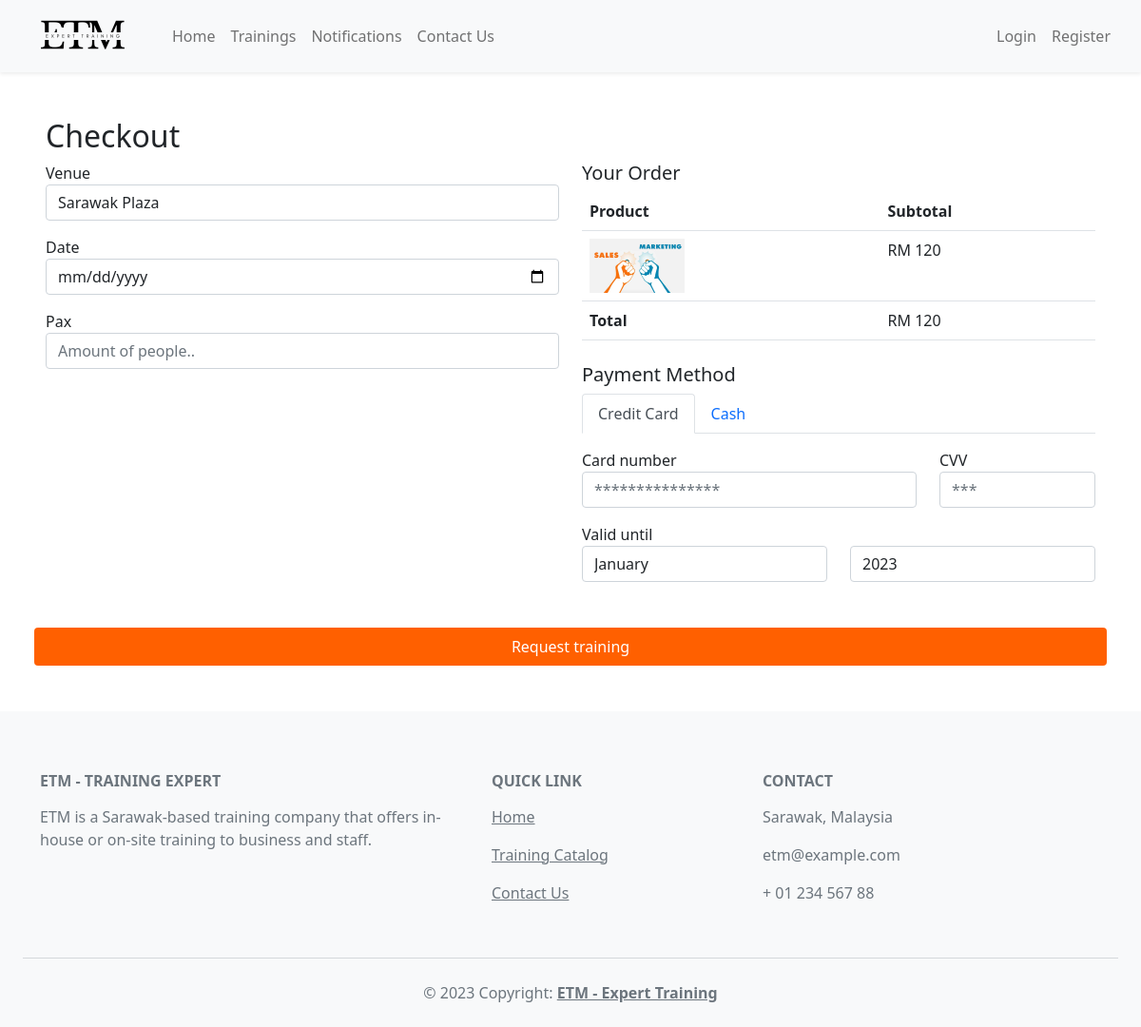
/payment.php?Id=GetOption&OptionId=Sales and Marketing Skills, run on the app's committed database.
### tables this page shows
CREATE TABLE `tblcourse` (
  `CourseId` int(10) NOT NULL,
  `CourseName` varchar(40) DEFAULT NULL,
  `Description` varchar(255) DEFAULT NULL,
  `Duration` varchar(30) DEFAULT NULL,
  `ImageCourse` varchar(255) DEFAULT NULL,
  `PriceCourse` int(10) DEFAULT NULL,
  `InstructorName` varchar(30) DEFAULT NULL,
  `LocationId` int(10) DEFAULT NULL,
  `ConpanyStatus` varchar(15) DEFAULT NULL
);

### payment.php (the view, shortened to what this page needs)
<!DOCTYPE html>
<html lang="en">
<head>
    <link href="https://cdn.jsdelivr.net/npm/bootstrap@5.0.0-beta2/dist/css/bootstrap.min.css" rel="stylesheet">
    <link rel="stylesheet" href="https://cdnjs.cloudflare.com/ajax/libs/bootstrap/5.0.2/css/bootstrap.min.css" />
</head>
<body>
<?php
include("include/navbar.php");
    $servername = "localhost";
    $username = "root";
    $password = "";
    $dbname = "database";
    $conn = mysqli_connect($servername, $username, $password, $dbname);
    if($_POST['place_order']){
    $datetime = new DateTime();
    $datetime_str = $datetime->format('Y-m-d H:i:s');
    if($_SESSION['email'] == true){
        $SelectOption = "SELECT * FROM tblcourse WHERE CourseName = '".$_GET['OptionId']."' ";
        $SelectOptionRs = mysqli_query($conn,$SelectOption);
        $filename = $_FILES["cash"]["name"];
        $tempname = $_FILES["cash"]["tmp_name"];
        $folder = "receipts_images/".$filename;
        mkdir("receipts_images");
        move_uploaded_file($tempname, $folder);
        if(mysqli_num_rows($SelectOptionRs) > 0)
        {
            if($_POST['creditcard'] == ""){
                $getVALUE = " Cash";
            }
            else{
                $getVALUE = " Credit Card";
            }
            $Selectrow = mysqli_fetch_array($SelectOptionRs);
            $AddRequestInfo = "INSERT INTO tbltrainingrequest(email,CourseName,Venue,Date,Pax,CVV,Images,PaymentMethod,CreditCardNum,PaymentStatus,RequestTime,RequestStatus)
            VALUES(
            '".trim($_SESSION["email"])."',
            '".trim($Selectrow['CourseName'])."',
            '".trim($_POST["venue"])."',
            '".trim($_POST["date"])."',
            '".trim($_POST["pax"])."',
            '".trim($_POST["cvv"])."',
            '$folder',
            '".trim($getVALUE)."',
            '".trim($_POST['creditcard'])."',
            'Pending',
            '".$datetime_str."',
            'Pending')";
            $RequestInfoResult = mysqli_query($conn,$AddRequestInfo);
            if($RequestInfoResult)
            {
                echo "<script>alert('New record created successfully');</script>";
                echo "<script>location='index.php';</script>";
            }
            else
                echo "<script>alert('Something wrong');</script>";
            echo "<script>location='index.php';</script>";
        }
    }
}
	else if($_GET['Id'] == "GetOption" && $_GET['OptionId'] != "")
	{
		$SelectOption = "SELECT * FROM tblcourse WHERE CourseName = '".$_GET['OptionId']."' ";
		$SelectOptionRs = mysqli_query($conn,$SelectOption);
		if(mysqli_num_rows($SelectOptionRs) > 0)
		{
			while($Selectrow = mysqli_fetch_array($SelectOptionRs))
			{
				$SelectImg = $Selectrow['ImageCourse'];
      }
		}
	}
?>
    <div class="container-fluid px-5">
        <div class="row my-5">
            <h2>Checkout</h2>
            <div class="col-sm-6">
                <form name="form" id="form" method="POST" enctype="multipart/form-data">
                    <label for="venue">Venue</label>
                    <select name = "venue" id = "venue" class="form-control mb-3">
                      <option value = "Sarawak Plaza">Sarawak Plaza</option>
                    </select>
                    <label for="date">Date</label>
                    <input type="date" class="form-control mb-3" id="date" name="date">
                    <label for="pax">Pax</label>
                    <input type="number" class="form-control mb-3" id="pax" name="pax" placeholder="Amount of people.." min="1" max="6" >
            </div>
            <div class="col-sm-6">
                <h5>Your Order</h5>
                <table class="table w-100">
                    <tr>
                        <th>Product</th>
                        <th>Subtotal</th>
                    </tr>
                    <tr>
                        <td>
						<?php
							echo '<img src="CourseImage/'.$SelectImg.'"/ class="img-fluid" width="100">';
						?>
                        </td>
                        <td>
                            <p>RM <?php
                            $SelectOptionRs = mysqli_query($conn,$SelectOption);
                            $Selectrow = mysqli_fetch_array($SelectOptionRs);
                             echo $Selectrow['PriceCourse']?></p>
                        </td>
                    </tr>
                    <tr>
                        <th>Total</th>
                        <td>RM <?php echo $Selectrow['PriceCourse']?></td>
                    </tr>
                </table>
                <h5 class="mt-4">Payment Method</h5>
                <ul class="nav nav-tabs">
                    <li class="nav-item"><a class="nav-link active" data-bs-toggle="tab" href="#credit">Credit Card</a></li>
                    <li class="nav-item"><a class="nav-link" data-bs-toggle="tab" href="#cash">Cash</a></li>
                </ul>
                <div class="tab-content">
                    <div id="credit" class="tab-pane fade show active">
                    <div class="row mt-3">
                            <div class="col-8">
                                <label for="creditcard">Card number</label>
                                <input type="text" class="form-control mb-3" id="creditcard" name="creditcard" placeholder="***************">
                            </div>
                            <div class="col-4">
                                <label for="cvv">CVV</label>
                                <input type="text" class="form-control mb-3" name="cvv" id="cvv" placeholder="***">
                            </div>
                            <label for="month">Valid until</label>
                            <div class="col-6">
                                <select name="month" id="month" class="form-control">
                                    <option value="january">January</option>
                                </select>
                            </div>
                            <div class="col-6">
                                <select name="year" id="year" class="form-control">
                                    <option value="2023">2023</option>
                                    </select>
                                </div>
                                </div>
                            </div>
                        </div>
                    </div>
                <input type="submit" name="place_order" id="place_order" class="btn btn-training btn-block w-100 mt-5 py-2" value="Request training">
            </div>
        </div>
    <?php
    include("include/footer.php");
    ?>
</body>
</html>

### payment.php (style rules this page uses)
.btn-training { background-color: #FF6000; border: #FF6000; color: white; }

### data on the page
tblcourse: ImageCourse (picture), PriceCourse "120"
